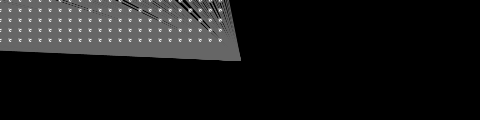
Frame 1 (no input)
Frame 60 (the mouse pressed at the canvas centre just before this capture): identical to frame 1, image omitted
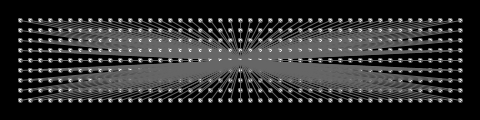
Frame 120 (the mouse held since frame 60 and released just before this capture)

The Processing sketch that drew these frames (run headless with seeded random() and noise(); from frame 60 on, the mouse is pressed at the canvas centre):

// Processing sketch: sketch_4_12
// ── sketch_4_12.pde
void setup(){
	size(480,120);

	smooth();

	fill(255);
	stroke(102);


}

void draw(){
	background(0);
	for (int y = 20; y<=height-20; y+=10){
		for (int x = 20; x<=width-20; x+=10){
			ellipse(x-width/2+mouseX,y-height/2+(mouseY),4,4);
			line(x-width/2+mouseX,y-height/2+(mouseY),width/2,height/2);
		}
	}
}
